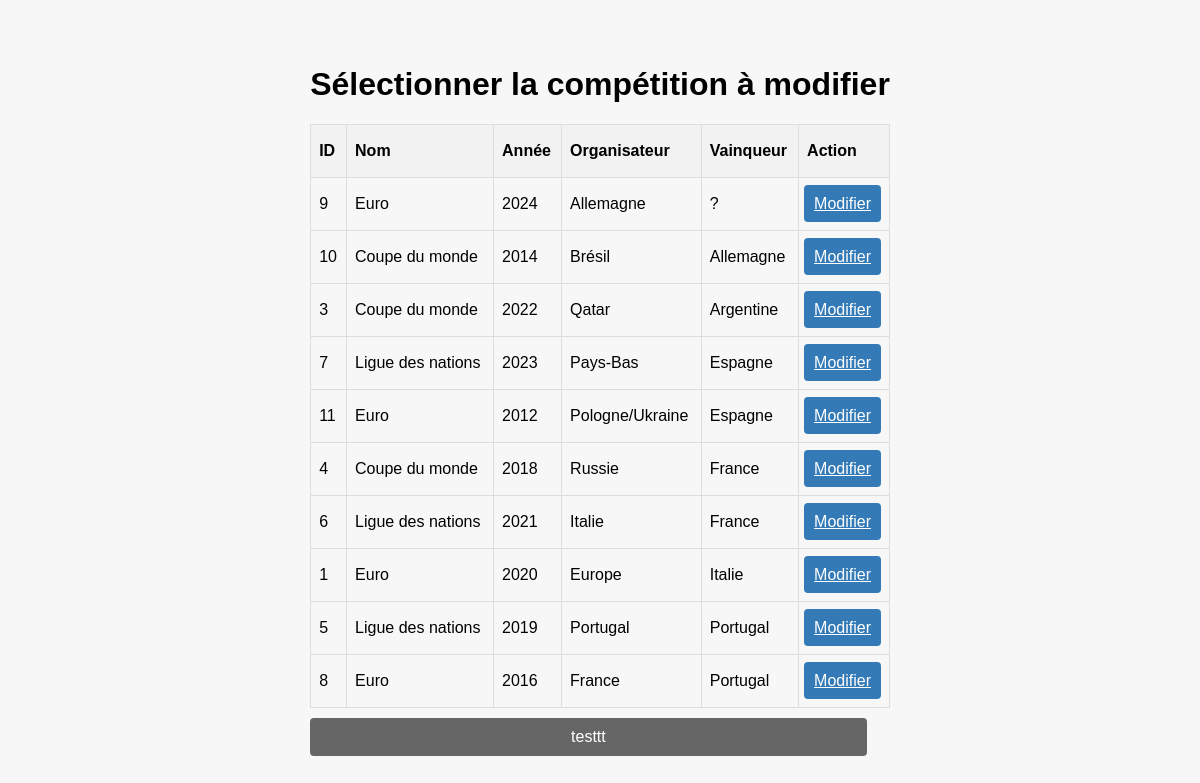
The page /admin/update_competition.php (signed in) on the database its author committed.
### tables this page shows
CREATE TABLE IF NOT EXISTS `competition` (
  `id` int NOT NULL AUTO_INCREMENT,
  `name` varchar(100) NOT NULL,
  `year` varchar(4) NOT NULL,
  `location` varchar(100) NOT NULL,
  `winner` varchar(100) DEFAULT NULL,
  PRIMARY KEY (`id`)
);

### admin/update_competition.php (the view, shortened to what this page needs)
<!DOCTYPE html>
<html>
<head>
<link rel="stylesheet" href="../style.css" />
</head>
<body>
  <div>
    <?php
require('../config.php');
if (isset($_REQUEST['id'], $_REQUEST['name'], $_REQUEST['year'], $_REQUEST['location'], $_REQUEST['winner'])) {
  $id = stripslashes($_REQUEST['id']);
  $id = mysqli_real_escape_string($conn, $id);
  $name = stripslashes($_REQUEST['name']);
  $name = mysqli_real_escape_string($conn, $name);
  $year = stripslashes($_REQUEST['year']);
  $year = mysqli_real_escape_string($conn, $year);
  $location = stripslashes($_REQUEST['location']);
  $location = mysqli_real_escape_string($conn, $location);
  $winner = stripslashes($_REQUEST['winner']);
  $winner = mysqli_real_escape_string($conn, $winner);
  $query = "UPDATE competition SET name='$name', year='$year', location='$location', winner='$winner' WHERE id='$id'";
  $res = mysqli_query($conn, $query);
  if($res) {
    echo "<div class='success'>
    <h3>La compétition a été mise à jour avec succès.</h3>
    <p>Cliquez <a href='home.php'>ici</a> pour retourner à la page d'accueil</p>
    </div>";
  } else {
    echo "Raté !";
  }
} else {
  $query = "SELECT * FROM competition ORDER BY winner";
  $result = mysqli_query($conn, $query);
  echo "<h1>Sélectionner la compétition à modifier</h1>";
  echo "<table class='box-table'>";
  echo "<tr><th>ID</th><th>Nom</th><th>Année</th><th>Organisateur</th><th>Vainqueur</th><th>Action</th></tr>";
  while ($row = mysqli_fetch_assoc($result)) {
    echo "<tr>
    <td>{$row['id']}</td>
    <td>{$row['name']}</td>
    <td>{$row['year']}</td>
    <td>{$row['location']}</td>
    <td>{$row['winner']}</td>
    <td class='td-button'><a href='?edit_id={$row['id']}' class='box-button-update'>Modifier</a></td>
    </tr>";
  }
  echo "</table>";
} ?>
<button class="button-retour" onclick="window.location.href='home.php';">testtt</button>
</div>
</body>
</html>

### style.css (style rules this page uses)
body { font-family: Arial, sans-serif; background: #f7f7f7; display: flex; justify-content: center; align-items: center; height: 100vh; margin: 0; }
.button-retour { background-color: #666; border: none; color: white; padding: 10px; font-size: 16px; border-radius: 4px; cursor: pointer; width: 96%; margin-top: 10px; text-align: center; }
table { width: 100%; border-collapse: collapse; margin-top: 20px; }
table th, table td { border: 1px solid #ddd; padding: 8px; text-align: left; height: 36px; }
table th { background-color: #f2f2f2; }
.button-retour { background-color: #666; color: white; }
.td-button { padding: 5px; }
.box-button-update { background-color: #337ab7; border: none; color: white; padding: 10px; font-size: 16px; border-radius: 4px; cursor: pointer; width: 96%; margin-top: 10px; text-align: center; }

### rows shown on the page
competition: id "9", name "Euro", year "2024", location "Allemagne", winner "?"
competition: id "10", name "Coupe du monde", year "2014", location "Brésil", winner "Allemagne"
competition: id "3", name "Coupe du monde", year "2022", location "Qatar", winner "Argentine"
competition: id "7", name "Ligue des nations", year "2023", location "Pays-Bas", winner "Espagne"
competition: id "11", name "Euro", year "2012", location "Pologne/Ukraine", winner "Espagne"
competition: id "4", name "Coupe du monde", year "2018", location "Russie", winner "France"
competition: id "6", name "Ligue des nations", year "2021", location "Italie", winner "France"
competition: id "1", name "Euro", year "2020", location "Europe", winner "Italie"
competition: id "5", name "Ligue des nations", year "2019", location "Portugal", winner "Portugal"
competition: id "8", name "Euro", year "2016", location "France", winner "Portugal"
